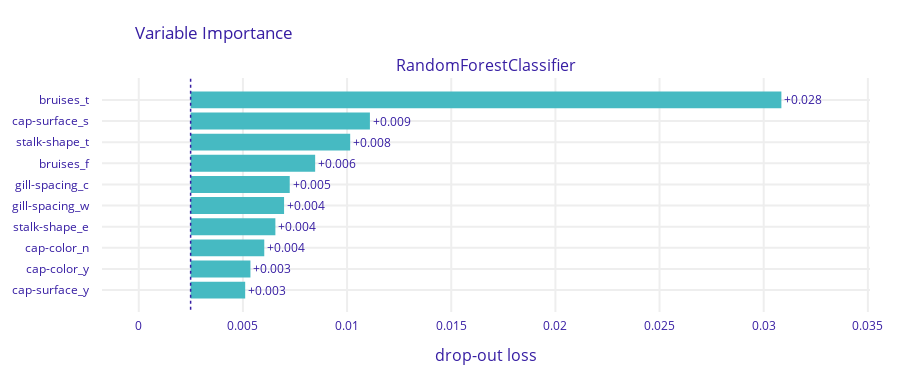

Notebook source saved alongside this figure:
### Code cell
model_rf.model_explore()

### Figure 1 — Plotly figure (JSON) as saved in the notebook; plotly's stock layout.template omitted (floating-point values rounded to 4 significant figures)
{"data": [{"base": 0.00249, "hoverinfo": "text", "hoverlabel": {"bgcolor": "rgba(0,0,0,0.8)"}, "hovertext": ["Model: RandomForestClassifier loss after<br>variable: bruises_t is permuted: 0.031<br>Drop-out loss change: +0.028", "Model: RandomForestClassifier loss after<br>variable: cap-surface_s is permuted: 0.011<br>Drop-out loss change: +0.009", "Model: RandomForestClassifier loss after<br>variable: stalk-shape_t is permuted: 0.01<br>Drop-out loss change: +0.008", "Model: RandomForestClassifier loss after<br>variable: bruises_f is permuted: 0.008<br>Drop-out loss change: +0.006", "Model: RandomForestClassifier loss after<br>variable: gill-spacing_c is permuted: 0.007<br>Drop-out loss change: +0.005", "Model: RandomForestClassifier loss after<br>variable: gill-spacing_w is permuted: 0.007<br>Drop-out loss change: +0.004", "Model: RandomForestClassifier loss after<br>variable: stalk-shape_e is permuted: 0.007<br>Drop-out loss change: +0.004", "Model: RandomForestClassifier loss after<br>variable: cap-color_n is permuted: 0.006<br>Drop-out loss change: +0.004", "Model: RandomForestClassifier loss after<br>variable: cap-color_y is permuted: 0.005<br>Drop-out loss change: +0.003", "Model: RandomForestClassifier loss after<br>variable: cap-surface_y is permuted: 0.005<br>Drop-out loss change: +0.003"], "marker": {"color": "#46bac2"}, "orientation": "h", "showlegend": false, "text": ["+0.028", "+0.009", "+0.008", "+0.006", "+0.005", "+0.004", "+0.004", "+0.004", "+0.003", "+0.003"], "textposition": "outside", "type": "bar", "x": [0.02836, 0.008607, 0.00766, 0.005978, 0.004758, 0.004486, 0.004069, 0.003535, 0.002871, 0.002619], "xaxis": "x", "y": ["bruises_t", "cap-surface_s", "stalk-shape_t", "bruises_f", "gill-spacing_c", "gill-spacing_w", "stalk-shape_e", "cap-color_n", "cap-color_y", "cap-surface_y"], "yaxis": "y"}], "layout": {"annotations": [{"font": {"size": 16}, "showarrow": false, "text": "RandomForestClassifier", "x": 0.5, "xanchor": "center", "xref": "paper", "y": 1, "yanchor": "bottom", "yref": "paper"}, {"font": {"size": 16}, "showarrow": false, "text": "drop-out loss", "x": 0.5, "xanchor": "center", "xref": "paper", "y": 0, "yanchor": "top", "yref": "paper", "yshift": -30}], "font": {"color": "#371ea3"}, "height": 383, "margin": {"b": 71, "r": 30, "t": 78}, "shapes": [{"line": {"color": "#371ea3", "dash": "dot", "width": 1.5}, "type": "line", "x0": 0.00249, "x1": 0.00249, "xref": "x", "y0": -1, "y1": 10, "yref": "y"}], "title": {"text": "Variable Importance", "x": 0.15}, "xaxis": {"anchor": "y", "automargin": true, "domain": [0, 1], "fixedrange": true, "gridwidth": 2, "range": [-0.001764, 0.0351], "tickcolor": "white", "ticklen": 3, "ticks": "outside", "type": "linear", "zeroline": false}, "yaxis": {"anchor": "x", "automargin": true, "autorange": "reversed", "domain": [0, 1], "fixedrange": true, "gridwidth": 2, "tickcolor": "white", "ticklen": 10, "ticks": "outside", "type": "category"}}}
